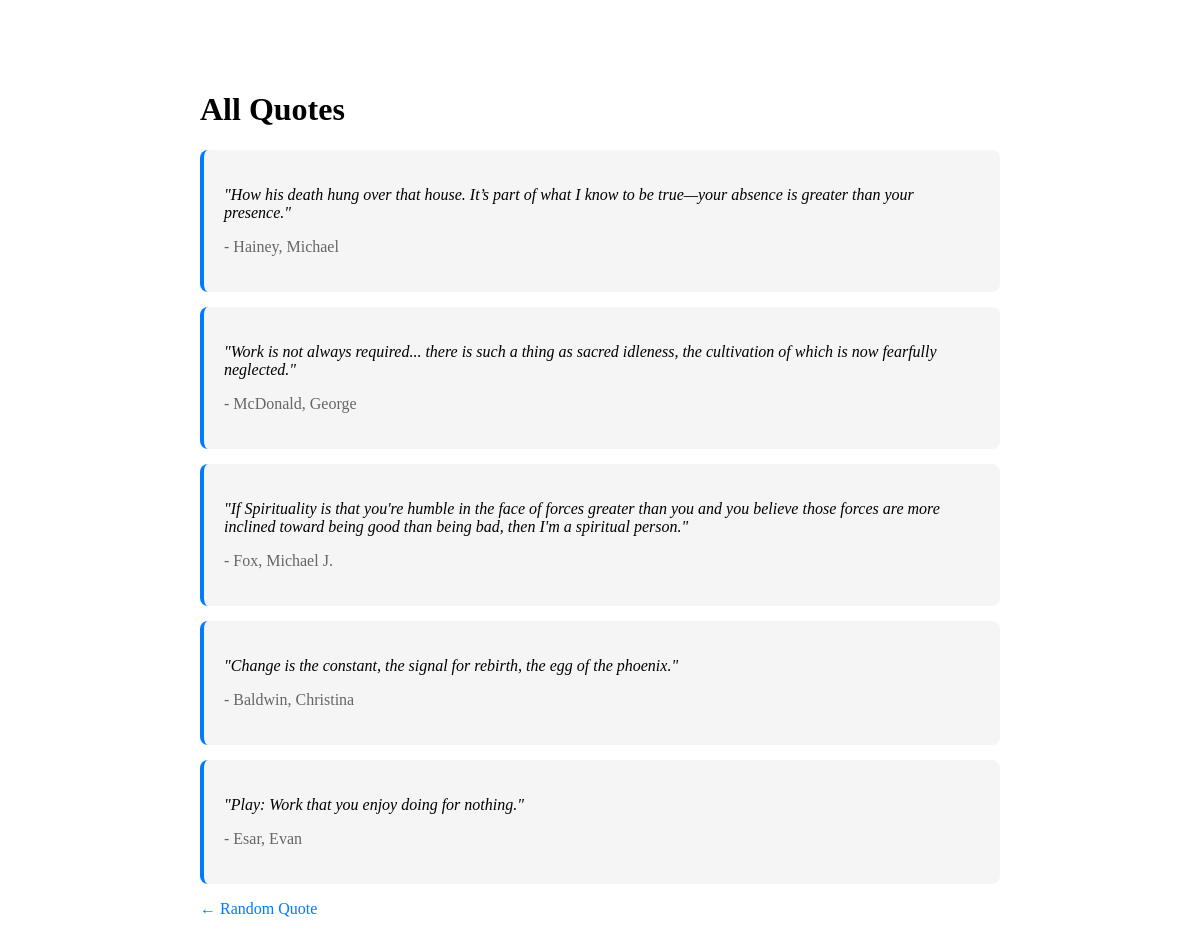
Page /all/ on the committed database.
### quotes/models.py (models this page shows, shortened)
class Quote(models.Model):
    text = models.CharField(max_length=500)
    author = models.CharField(max_length=100)

### quotes/views.py (the view)
# urls.py: path('all/', views.all_quotes, name='all_quotes'),
def all_quotes(request):
    all_quotes = Quote.objects.all()
    context = { "all_quotes": all_quotes }
    return render(request, 'quotes/all_quotes.html', context)

### quotes/templates/quotes/all_quotes.html (shortened to what this page needs)
<!DOCTYPE html>
<html>
<head>
</head>
<body>
    <h1>All Quotes</h1>
    {% for quote in all_quotes %}
        <div class="quote-card">
            <p class="text">"{{ quote.text }}"</p>
            <p class="author">- {{ quote.author }}</p>
        </div>
    {% endfor %}
    <p><a href="{% url 'home' %}">← Random Quote</a></p>
</body>
</html>

### quotes/templates/quotes/all_quotes.html (style rules this page uses)
body { font-family: Georgia, serif; max-width: 800px; margin: 50px auto; padding: 20px; }
.quote-card { background: #f5f5f5; padding: 20px; margin: 15px 0; border-radius: 8px; border-left: 4px solid #007bff; }
.text { font-style: italic; }
.author { color: #666; margin-top: 10px; }
a { color: #007bff; text-decoration: none; }

### rows in the picture
Quote: text "How his death hung over that house. It’s part of what I know to be true—your absence is greater than your presence.", author "Hainey, Michael"
Quote: text "Work is not always required... there is such a thing as sacred idleness, the cultivation of which is now fearfully neglected.", author "McDonald, George"
Quote: text "If Spirituality is that you're humble in the face of forces greater than you and you believe those forces are more inclined toward being good than being bad, then I'm a spiritual person.", author "Fox, Michael J."
Quote: text "Change is the constant, the signal for rebirth, the egg of the phoenix.", author "Baldwin, Christina"
Quote: text "Play: Work that you enjoy doing for nothing.", author "Esar, Evan"
